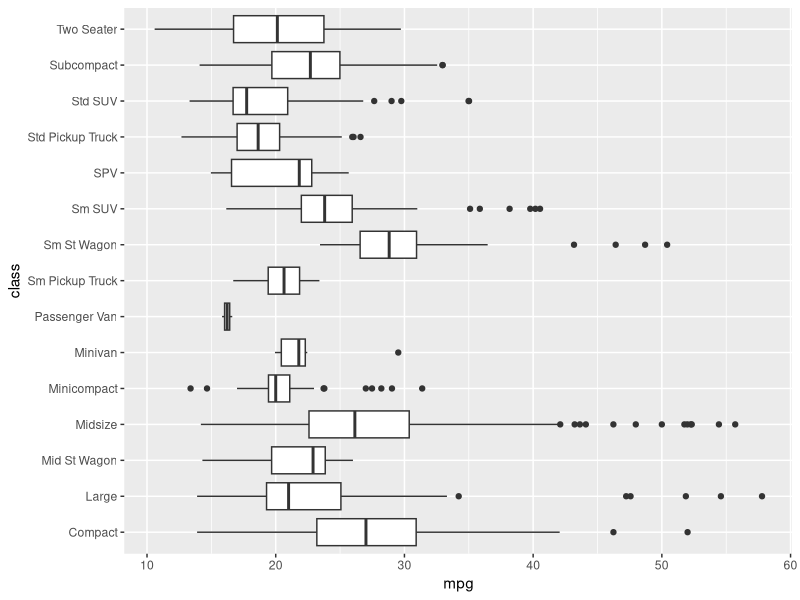
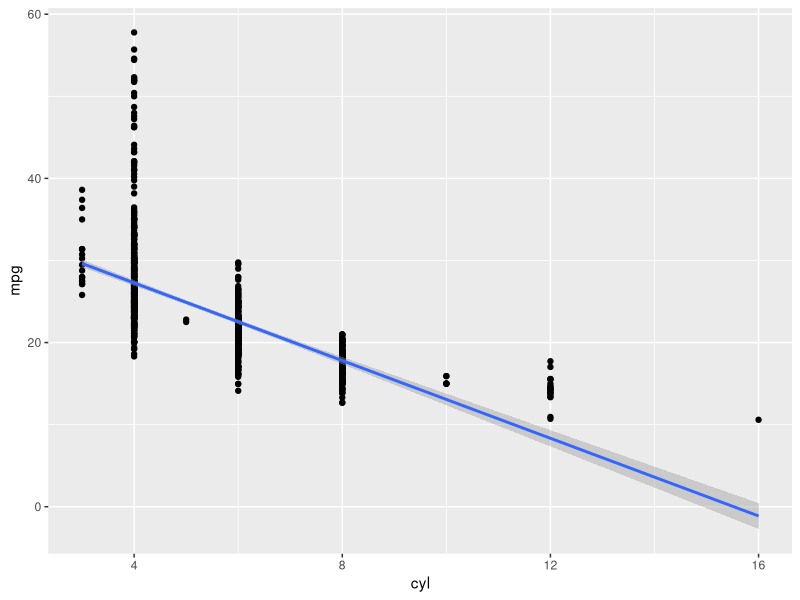
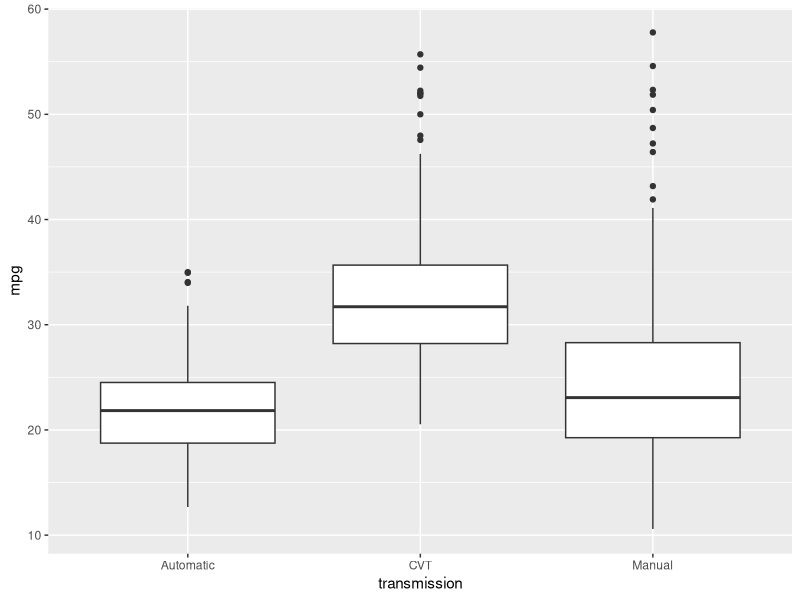

Generate these figures, in order, with R:
library(tidyverse)


df <- read_csv("data/cars2020.csv")

ggplot(data = df,
       aes(x = class, y = mpg)) + 
  geom_boxplot() + coord_flip()

ggplot(data = df,
       aes(x = cyl, y = mpg)) + 
  geom_point() + geom_smooth(method = "lm")

ggplot(data = df,
       aes(x = transmission, 
           y = mpg)) + geom_boxplot()


